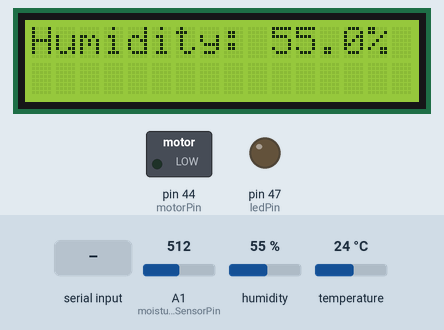
A sketch run on a simulated Arduino Mega 2560, built with avr-gcc and run on an emulated ATmega2560. Parts: 16×2 character LCD, switched loads named in the sketch (green lamp = pin HIGH), output pins drawn as LEDs (lit = HIGH). Inputs (shaded band) come from the test bench; at power-on: A1 (moistureSensorPin) = 512, humidity 55 %, temperature 24 °C. The modem accepts every AT command (registered, SIM ready, sends succeed) and sends nothing else; pins used as bus, display or sensor lines are not drawn; what the sketch prints to the serial monitor is not drawn.

Above: at 10.1 s.
10.2 s: "Lights" received over the second serial link
At 11.6 s:
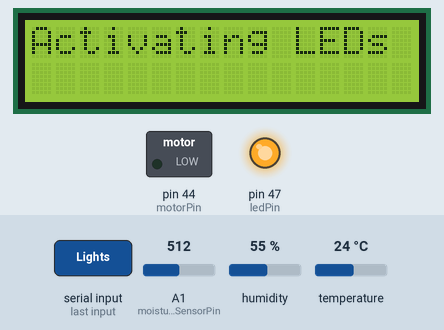
24.2 s: A1 (moistureSensorPin) set to 900
At 28.4 s:
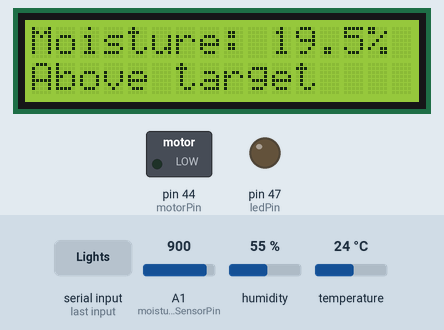
37.6 s: A1 (moistureSensorPin) set to 716
At 45.7 s:
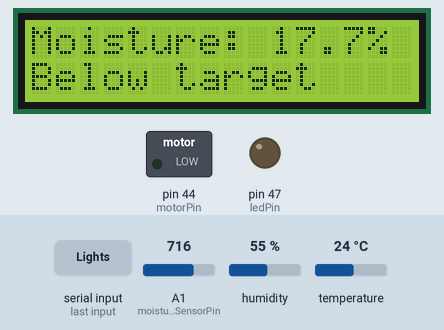
49.5 s: "Water" received over the second serial link
At 50.8 s:
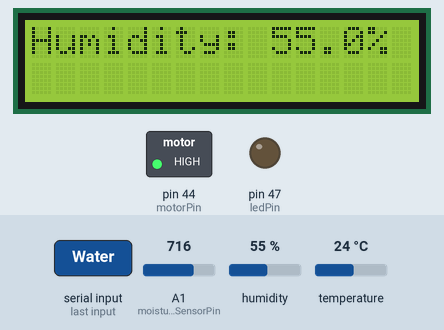
62.0 s: humidity set to 22 %
At 72.3 s:
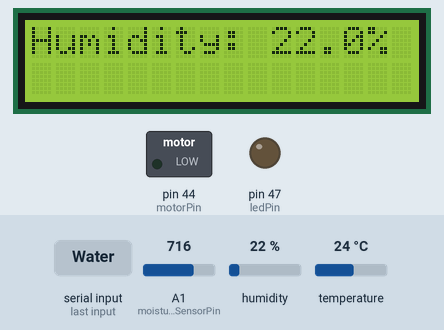
Timing chart, 0 to 73.8 s (numbered marks = the images above; inputs shaded):
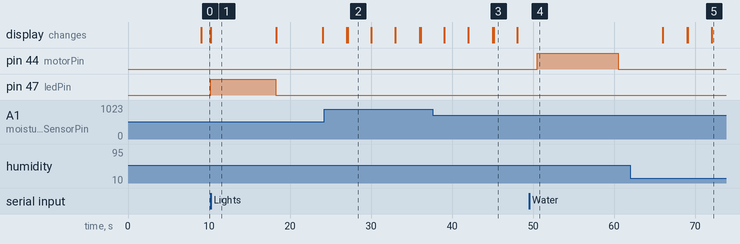

Measured:
- after the input at 10.2 s, pin 47 (ledPin): LOW → HIGH at once, → LOW 8.1 s later; the display: changes at once (image 1)
- after the input at 24.2 s, the display: first differs from a run without the input after 2.9 s (image 2)
- after the input at 37.6 s, the display: first differs from a run without the input after 7.5 s (image 3)
- after the input at 49.5 s, pin 44 (motorPin): LOW → HIGH after 1.0 s, → LOW 10.0 s later
- what the display in image 1 shows lasts 8.1 s, from 10.2 s to 18.3 s
- what the display in image 2 shows lasts 2.9 s, from 27.1 s to 30.0 s

The sketch:

MasterCode.ino
```cpp
#include "DHTesp.h"
#include <SimpleTimer.h>
#include <LiquidCrystal.h>
#include <SoftwareSerial.h>

#define WATERING_INTERVAL 10000

// LCD
//Blue wire = first pin
//Brown wire = second pin
const int rst = 3, enable = 2, d4 = 4, d5 = 5, d6 = 6, d7 = 7;
LiquidCrystal lcd(rst, enable, d4, d5, d6, d7);
float percentMoisture = 0.0;

// GSM
// Green wire
int rxPin = 53;
//Blue wire
int txPin = 51;
char incomingByte[150]; // array to compare incoming SMS
SoftwareSerial MySerial(rxPin, txPin);

// DHT
// Red wire = 5V
// black wire = GND
// Blue wire (Green) = DHT pin
int DHT22Pin = 9;
DHTesp dht;

// Soil
SimpleTimer moistureTimer;
unsigned long previousTime = 0;
int moistureArray[10];
int soilMoisture = 0;
int moistureAverage = 0;
int moistureLimit = 700;
int sum = 0;
//Declare a variable for the soil moisture sensor (SIG)
int moistureSensorPin = A1;
//Variable for Soil moisture Power (VCC)
int moistureSensorPower = 8;
int counter = 0;
// Motor
int motorPin = 44;
// LEDs and LDRs
SimpleTimer LDRTimer;
int ldrTopLeft = 2; int topLeft = 0;
int ldrTopRight = 3; int topRight = 0;
int ldrDownLeft = 4; int downLeft = 0;
int ldrDownRight = 5; int downRight = 0;
int ldrAverage = 0;
int ledPin = 47;
int darknessLimit = 100;

unsigned long currentMillis = millis();
long previousMillis = 0;

/*----------Moisture Sensor functions----------*/
// Get soil moisture sensor value
int readSoilMoisture()
{
    delay(100);
    soilMoisture = analogRead(moistureSensorPin);
    return soilMoisture;
}

// Water plant for 10 seconds
void waterPlant()
{
    digitalWrite(motorPin, HIGH);
    delay(10000);
    digitalWrite(motorPin, LOW);
}

// Sample soil moisture sensor 10 times and water plant
void pollMoistureSensor()
{
    do
    {
        for (int i = 1; i < 11; i++)
        {
            moistureArray[i - 1] = readSoilMoisture();
            sum += moistureArray[i - 1];
            delay(1000);
        }
        moistureAverage = sum / 10;
        if (moistureAverage < moistureLimit)
        {
            // if moisture is less than 700, water plant
            waterPlant();
        }
    } while (moistureAverage < moistureLimit);
}

// Convert soil moisture value to percentage
float convertMoistureValue(int moistureVal)
{
    float percentOutput = 0.0;
    float temp = moistureVal - 870;
    if (temp < 0)
    {
        percentOutput = (temp / 870) * 100;
    }
    if (temp == 0)
    {
        percentOutput = 0.0;
    }
    if (temp > 0)
    {
        percentOutput = (temp / 154) * 100;
    }

    return percentOutput;
}

/*----------RHTemp sensor functions----------*/
// Get temperature value
float readTemp()
{
    float temperature = dht.getTemperature();
    return temperature;
}

// Get humidity value
float readHumid()
{
    float humidity = dht.getHumidity();
    return humidity;
}

/*----------LDR functions----------*/
// Get values from light-dependent resistors and turn on/off the LEDs
void pollLDR()
{
    topLeft = analogRead(ldrTopLeft); // top left
    topRight = analogRead(ldrTopRight); // top right
    downLeft = analogRead(ldrDownLeft); // down left
    downRight = analogRead(ldrDownRight); // down right

    // Average of LDRs
    ldrAverage = (topLeft + topRight + downLeft + downRight) / 4;

    // Decide whether to light LEDs
    if (ldrAverage < darknessLimit)
    {
        // Turn on LEDs if it's too dark
        digitalWrite(ledPin, HIGH);
    }
    else
    {
        // Turn off LEDs if it's bright enough
        digitalWrite(ledPin, LOW);
    }
}

/*----------GSM functions----------*/
// Initialize the GSM module to text the system
void GSMInitialization()
{
    MySerial.begin(9600);
    MySerial.println("AT");
    updateSerial();
    delay(1000);
    MySerial.println("AT+CMGF=1");
    updateSerial();
    MySerial.println("AT+CMGD=1,4");
    updateSerial();
    delay(700);
    MySerial.println("AT+CNMI=1,2,0,0,0");
    updateSerial();
    sendSMS("Hello, My name is HomeHerb! Enter \"Help\" to display commands.");
    delay(1000);
}

void updateSerial()
{
    delay(1000);
    while (Serial.available()) {
        MySerial.write(Serial.read());
    }
    while (MySerial.available()) {
        Serial.write(MySerial.read());
    }
}

// Send text message
void sendSMS(String msg)
{
    // Send text to the phone number (replace X with a 10-digit phone number)
    MySerial.println("AT+CMGS=\"+1XXXXXXXXXX\"");
    updateSerial();
    MySerial.println(msg);
    updateSerial();
    MySerial.write(26);
}

// Clear incoming byte
void clearIncomingByte(char byteArray[])
{
    for (int y = 0; y < 100; y++)
    {
        byteArray[y] = 0;
    }
}

// Send responses when the user texts the system
void GSMResponse(char byteArray[])
{
    clearIncomingByte(byteArray);
    if (MySerial.available())
    {
        int n_char = MySerial.available();
        for (int x = 0; x < n_char; x++)
        {
            byteArray[x] = MySerial.read();
        }
        String C = byteArray;
        Serial.print(" ");
        Serial.println(C);
        Serial.print(" ");

        // Respond if the user texts "Update"
        if (strstr(byteArray, "Update"))
        {
            delay(1000);
            percentMoisture = convertMoistureValue(readSoilMoisture());
            if (percentMoisture < 0)
            {
                sendSMS("Moisture value: " + String(String(-percentMoisture) + "% - Below target" + "\nTemperature: " + String(readTemp()) + "C\nHumidity: " + String(readHumid()) + "%"));
                MySerial.println("AT+CMGD=1,4");
                updateSerial();
            }
            else if (percentMoisture == 0)
            {
                sendSMS("Moisture value: " + String(String(percentMoisture) + "% - Otimal target" + "\nTemperature: " + String(readTemp()) + "C\nHumidity: " + String(readHumid()) + "%"));
                MySerial.println("AT+CMGD=1,4");
                updateSerial();
            }
            else
            {
                sendSMS("Moisture value: " + String(percentMoisture) + "% - Above target" + "\nTemperature: " + String(readTemp()) + "C\nHumidity: " + String(readHumid()) + "%");
                MySerial.println("AT+CMGD=1,4");
                updateSerial();
            }
        }

        // Respond if the user texts "Help"
        if (strstr(byteArray, "Help"))
        {
            // Send commands
            delay(1000);
            sendSMS("Commands:\n1.Update: Plant status\n2.About: System info\n3.Help: Show commands");
            delay(1000);
            sendSMS("4.Water: Water the plant\n5.Lights: Turn LED strip on and off");
            MySerial.println("AT+CMGD=1,4");
            updateSerial();
        }

        // Respond if the user texts "About"
        if (strstr(byteArray, "About"))
        {
            // Explain features
            delay(1000);
            sendSMS("I'm a system that takes care of your indoor plant autonomously.");
            delay(1000);
            sendSMS("I use sensors to water a plant and provide lighting through an LED growth strip.");
            delay(1000);
            sendSMS("I can send this information to you by text using my GSM module.");
            MySerial.println("AT+CMGD=1,4");
            updateSerial();
        }

        // Respond if the user texts "Water"
        if (strstr(byteArray, "Water"))
        {
            // Water the plant
            delay(1000);
            waterPlant();
            sendSMS("Watering plant");
            MySerial.println("AT+CMGD=1,4");
            updateSerial();
            delay(2000);
        }

        // Respond if the user texts "Lights"
        if (strstr(byteArray, "Lights"))
        {
            lcd.clear();
            lcd.print("Activating LEDs");
            digitalWrite(ledPin, HIGH);
            sendSMS("Activating LEDs");
            MySerial.println("AT+CMGD=1,4");
            updateSerial();
            delay(5000);
            digitalWrite(ledPin, LOW);
            lcd.clear();
            lcd.print("Done");
            delay(3000);
        }
    }
}

/*----------LCD functions----------*/
// Print text on LCD
void lcdText()
{
    // Update screen every 3 seconds
    if (millis() % 3000 == 0)
    {
        if (counter == 0)
        {
            // Print humidity
            lcd.clear();
            lcd.setCursor(0, 0);
            lcd.print("Humidity: ");
            lcd.print(readHumid(), 1);
            lcd.print("%");
            counter = counter + 1;
        }
        else if (counter == 1)
        {
            // Print temperature
            lcd.clear();
            lcd.setCursor(0, 0);
            lcd.print("Temperature: ");
            lcd.setCursor(0, 1);
            lcd.print(readTemp(), 1);
            lcd.print((char)223);
            lcd.print(" Celsius");
            counter = counter + 1;
        }
        else if (counter == 2)
        {
            // Print moisture as a percentage + below/optimal/above target
            lcd.clear();
            lcd.setCursor(0, 0);
            lcd.print("Moisture: ");
            percentMoisture = convertMoistureValue(readSoilMoisture());
            if (percentMoisture < 0.00)
            {
                lcd.print(-percentMoisture, 1);
                lcd.print("%");
                lcd.setCursor(0, 2);
                lcd.print("Below target");
            }
            if (percentMoisture == 0.00)
            {
                lcd.print(percentMoisture, 1);
                lcd.print("%");
                lcd.setCursor(0, 2);
                lcd.print("Optimal");
            }
            if (percentMoisture > 0.00)
            {
                lcd.print(percentMoisture, 1);
                lcd.print("%");
                lcd.setCursor(0, 2);
                lcd.print("Above target");
            }
            counter = 0;
        }
    }
}

// Initialize sensors + motor + LEDs
void setup()
{
    // open serial over USB
    Serial.begin(9600);

    // LCD Display
    // activate LCD module
    lcd.begin(16, 2);

    // Initialize GSM
    GSMInitialization();

    // Initialize soil moisture sensor and motor
    moistureTimer.setInterval(3600000, pollMoistureSensor);
    pinMode(moistureSensorPower, OUTPUT);
    digitalWrite(moistureSensorPower, HIGH);
    pinMode(motorPin, OUTPUT);
    digitalWrite(motorPin, LOW);

    // Initialize RH and Temperature sensor
    dht.setup(DHT22Pin, DHTesp::DHT22);

    // Initialize LDR timer and LED strip
    LDRTimer.setInterval(3600000, pollLDR);
    pinMode(ledPin, OUTPUT);
    digitalWrite(ledPin, LOW);
}

// Loop text on LCD screen
void loop()
{
    // Check for text
    GSMResponse(incomingByte);

    // Publish message on LCD
    lcdText();

    // Run LDRs
    LDRTimer.run();

    // Check sensors
    moistureTimer.run();
}
```
